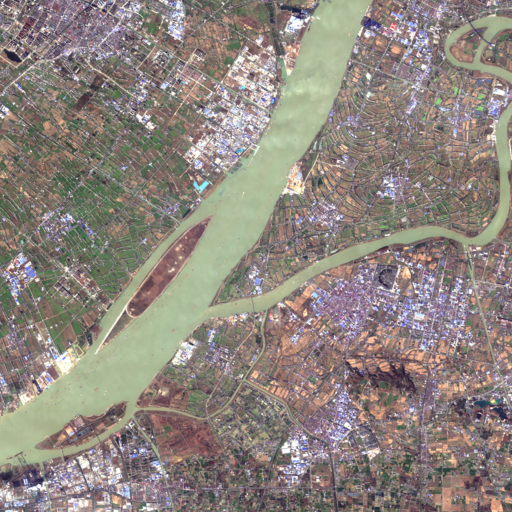
#> input picture ImageCourseDesign/CourseDesignData/dataset-river/train/4_0_4461.png, 1024 x 1024 px (shown at 1/2 size)
$ python River_Threshold_4.py
#> lines starting #> are read from the running program, lines starting #| are printed output that depends on the picture; after the words box and inside, x2 and y2 are one past the last pixel; in counts of white or black regions, pixels touching at a corner belong together
# -*- coding: utf-8 -*-
# %% 形态学处理（方法2，反相）
import cv2 as cv  # opencv读取的格式是BGR
import matplotlib.pyplot as plt
import matplotlib.image as mpimg
import numpy as np
# matplotlib中文字体
font = {'family': 'SimHei', 'weight': 'bold', 'size': '16'}
plt.rc('font', **font)        # 步骤一（设置字体的更多属性）
plt.rc('axes', unicode_minus=False)  # 步骤二（解决坐标轴负数的负号显示问题）
# %% 读图，转灰度
img = cv.imread(
    './CourseDesignData/dataset-river/train/4_0_4461.png', cv.IMREAD_COLOR)  # BGR原始图
#> img is the input picture: shape (1024, 1024, 3); mean B, G, R 126.6, 133.6, 142.4
img = cv.cvtColor(img, cv.COLOR_BGR2RGB)  # RGB原始图
imgGray = cv.cvtColor(img, cv.COLOR_RGB2GRAY)   # RGB转灰度
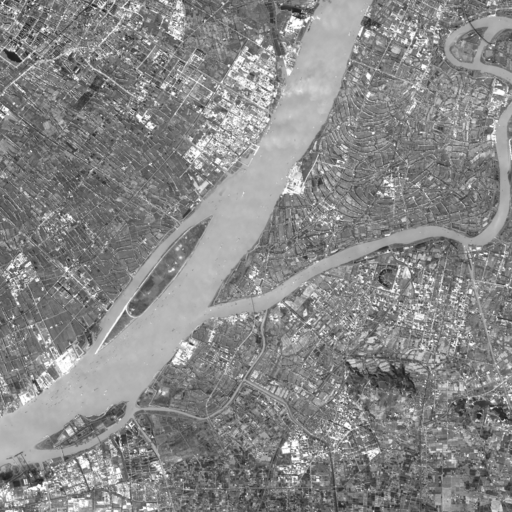
#> imgGray: shape (1024, 1024) (shown at 1/2 size); min 21, max 255, mean 135.4
# %%分割（不预处理）
th1 = cv.adaptiveThreshold(
    imgGray, 255, cv.ADAPTIVE_THRESH_MEAN_C, cv.THRESH_BINARY, 5, 2)  # 自适应局部阈值处理
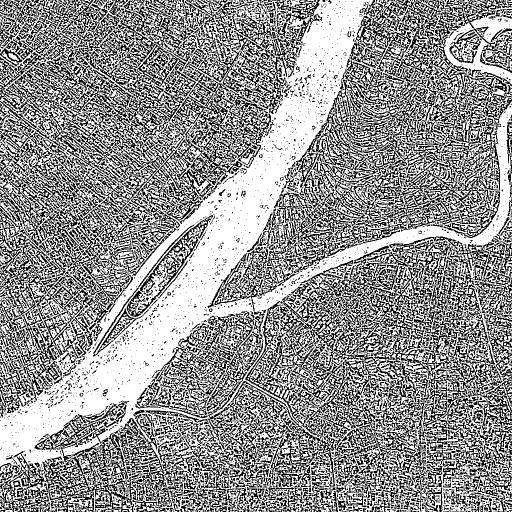
#> th1: shape (1024, 1024) (shown at 1/2 size); 58.3% white; black in thin lines or dots
plt.figure('阈值分割，形态学')
plt.subplot(111), plt.imshow(th1, 'gray'), plt.title(
    '自适应局部阈值处理'), plt.axis('off')
plt.show()
# %%图像腐蚀
kSize = (3, 3)  # 卷积核的尺寸
kernel = np.ones(kSize, dtype=np.uint8)  # 生成盒式卷积核
imgErode3 = cv.erode(th1, kernel=kernel)  # 图像膨胀
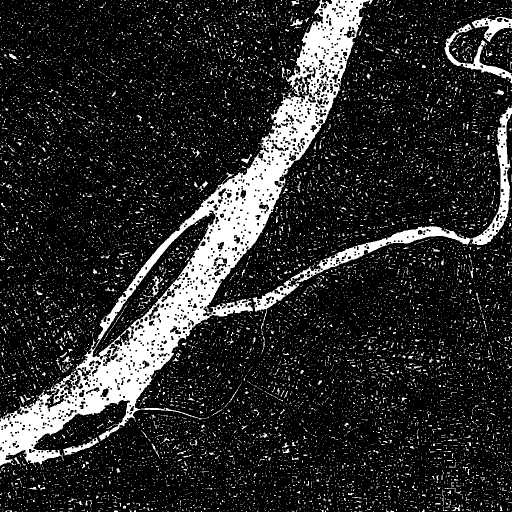
#> imgErode3: shape (1024, 1024) (shown at 1/2 size); 16.2% white; 13859 white regions (13448 under 20 px), largest, box (x1, y1, x2, y2) and area: (0, 0, 745, 932) 94800, (505, 211, 1024, 659) 12459, (889, 47, 1024, 167) 2575
kSize = (5, 5)  # 卷积核的尺寸
kernel = np.ones(kSize, dtype=np.uint8)  # 生成盒式卷积核
imgErode5 = cv.erode(th1, kernel=kernel)
#> imgErode5: shape (1024, 1024); 8% white; 699 white regions (644 under 20 px), largest, box (x1, y1, x2, y2) and area: (0, 174, 672, 930) 58182, (575, 0, 736, 191) 10021, (736, 454, 939, 505) 2526
kSize = (7, 7)  # 卷积核的尺寸
kernel = np.ones(kSize, dtype=np.uint8)  # 生成盒式卷积核
imgErode7 = cv.erode(th1, kernel=kernel)
#> imgErode7: shape (1024, 1024); 5.4% white; 223 white regions (135 under 20 px), largest, box (x1, y1, x2, y2) and area: (0, 299, 579, 928) 34922, (596, 0, 735, 152) 6477, (542, 196, 635, 293) 2865
kSize = (9, 9)  # 卷积核的尺寸
kernel = np.ones(kSize, dtype=np.uint8)  # 生成盒式卷积核
imgErode9 = cv.erode(th1, kernel=kernel)
#> imgErode9: shape (1024, 1024); 3.6% white; 199 white regions (116 under 20 px), largest, box (x1, y1, x2, y2) and area: (370, 301, 572, 562) 9677, (0, 785, 216, 927) 5282, (191, 680, 311, 809) 4804

plt.figure('腐蚀')
plt.subplot(221), plt.imshow(
    imgErode3, 'gray'), plt.title('腐蚀3x3'), plt.axis('off')
plt.subplot(222), plt.imshow(
    imgErode5, 'gray'), plt.title('腐蚀5x5'), plt.axis('off')
plt.subplot(223), plt.imshow(
    imgErode7, 'gray'), plt.title('腐蚀7x7'), plt.axis('off')
plt.subplot(224), plt.imshow(
    imgErode9, 'gray'), plt.title('腐蚀9x9'), plt.axis('off')
plt.show()
# %% 图像的开运算
kSize = (3, 3)  # 卷积核的尺寸
kernel = np.ones(kSize, dtype=np.uint8)  # 生成盒式卷积核
imgOpen3 = cv.morphologyEx(th1, cv.MORPH_OPEN, kernel)
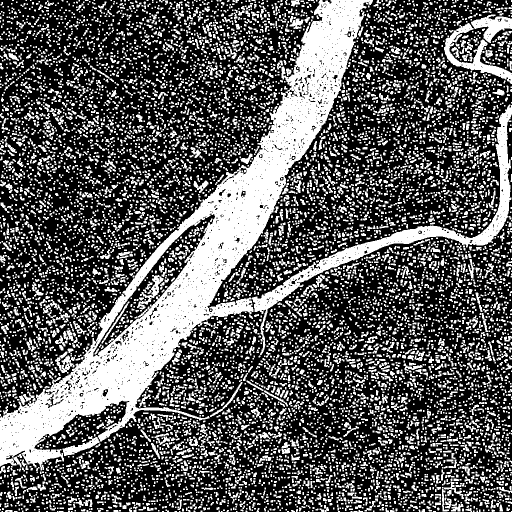
#> imgOpen3: shape (1024, 1024) (shown at 1/2 size); 35.6% white; 10189 white regions (6453 under 20 px), largest, box (x1, y1, x2, y2) and area: (0, 0, 746, 941) 117142, (504, 209, 1024, 710) 16718, (888, 46, 1024, 168) 3634
kSize = (5, 5)  # 卷积核的尺寸
kernel = np.ones(kSize, dtype=np.uint8)  # 生成盒式卷积核
imgOpen5 = cv.morphologyEx(th1, cv.MORPH_OPEN, kernel)
#> imgOpen5: shape (1024, 1024); 14.3% white; 533 white regions (5 under 20 px), largest, box (x1, y1, x2, y2) and area: (0, 0, 746, 932) 108391, (581, 452, 941, 565) 7006, (943, 215, 1024, 491) 5831
kSize = (7, 7)  # 卷积核的尺寸
kernel = np.ones(kSize, dtype=np.uint8)  # 生成盒式卷积核
imgOpen7 = cv.morphologyEx(th1, cv.MORPH_OPEN, kernel)
#> imgOpen7: shape (1024, 1024); 11.5% white; 58 white regions, largest, box (x1, y1, x2, y2) and area: (0, 190, 654, 931) 79206, (577, 0, 738, 188) 14326, (638, 452, 941, 541) 5836
kSize = (9, 9)  # 卷积核的尺寸
kernel = np.ones(kSize, dtype=np.uint8)  # 生成盒式卷积核
imgOpen9 = cv.morphologyEx(th1, cv.MORPH_OPEN, kernel)
#> imgOpen9: shape (1024, 1024); 9.8% white; 58 white regions, largest, box (x1, y1, x2, y2) and area: (0, 288, 587, 931) 59335, (593, 0, 733, 157) 11465, (540, 193, 633, 307) 6157
plt.figure('开运算')
plt.subplot(221), plt.imshow(imgOpen3, 'gray'), plt.title(
    '开运算3x3'), plt.axis('off')
plt.subplot(222), plt.imshow(imgOpen5, 'gray'), plt.title(
    '开运算5x5'), plt.axis('off')
plt.subplot(223), plt.imshow(imgOpen7, 'gray'), plt.title(
    '开运算7x7'), plt.axis('off')
plt.subplot(224), plt.imshow(imgOpen9, 'gray'), plt.title(
    '开运算9x9'), plt.axis('off')
plt.show()

# %% 图像膨胀
rth1 = 255-th1
#> rth1: shape (1024, 1024); 41.7% white in thin lines or dots
kSize = (3, 3)  # 卷积核的尺寸
kernel = np.ones(kSize, dtype=np.uint8)  # 生成盒式卷积核
imgDilate3 = cv.dilate(rth1, kernel=kernel)  # 图像膨胀
kSize = (5, 5)  # 卷积核的尺寸
kernel = np.ones(kSize, dtype=np.uint8)  # 生成盒式卷积核
imgDilate5 = cv.dilate(rth1, kernel=kernel)
kSize = (7, 7)  # 卷积核的尺寸
kernel = np.ones(kSize, dtype=np.uint8)  # 生成盒式卷积核
imgDilate7 = cv.dilate(rth1, kernel=kernel)
kSize = (9, 9)  # 卷积核的尺寸
kernel = np.ones(kSize, dtype=np.uint8)  # 生成盒式卷积核
imgDilate9 = cv.dilate(rth1, kernel=kernel)

plt.figure('膨胀')
plt.subplot(221), plt.imshow(
    imgDilate3, 'gray'), plt.title('膨胀3x3'), plt.axis('off')
plt.subplot(222), plt.imshow(
    imgDilate5, 'gray'), plt.title('膨胀5x5'), plt.axis('off')
plt.subplot(223), plt.imshow(
    imgDilate7, 'gray'), plt.title('膨胀7x7'), plt.axis('off')
plt.subplot(224), plt.imshow(
    imgDilate9, 'gray'), plt.title('膨胀9x9'), plt.axis('off')
plt.show()

# %% 图像的闭运算
kSize = (3, 3)  # 卷积核的尺寸
kernel = np.ones(kSize, dtype=np.uint8)  # 生成盒式卷积核
imgClose3 = cv.morphologyEx(rth1, cv.MORPH_CLOSE, kernel)
kSize = (5, 5)  # 卷积核的尺寸
kernel = np.ones(kSize, dtype=np.uint8)  # 生成盒式卷积核
imgClose5 = cv.morphologyEx(rth1, cv.MORPH_CLOSE, kernel)
kSize = (7, 7)  # 卷积核的尺寸
kernel = np.ones(kSize, dtype=np.uint8)  # 生成盒式卷积核
imgClose7 = cv.morphologyEx(rth1, cv.MORPH_CLOSE, kernel)
kSize = (9, 9)  # 卷积核的尺寸
kernel = np.ones(kSize, dtype=np.uint8)  # 生成盒式卷积核
imgClose9 = cv.morphologyEx(rth1, cv.MORPH_CLOSE, kernel)
plt.figure('开运算')
plt.subplot(221), plt.imshow(imgClose3, 'gray'), plt.title(
    '闭运算3x3'), plt.axis('off')
plt.subplot(222), plt.imshow(imgClose5, 'gray'), plt.title(
    '闭运算5x5'), plt.axis('off')
plt.subplot(223), plt.imshow(imgClose7, 'gray'), plt.title(
    '闭运算7x7'), plt.axis('off')
plt.subplot(224), plt.imshow(imgClose9, 'gray'), plt.title(
    '闭运算9x9'), plt.axis('off')
plt.show()

# %% 找连通域并剔除面积小的连通域
# 去除小白点
rxtimg = imgClose5  # 找效果较好的形态学图，之后会对该图进行处理
num_labels2, labels2, stats2, centroids2 = cv.connectedComponentsWithStats(
    rxtimg, connectivity=8)
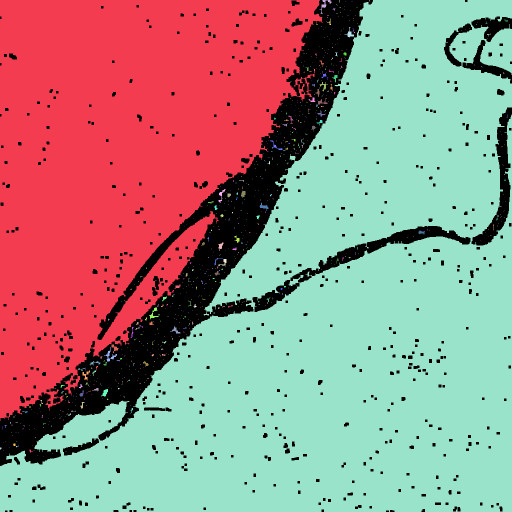
#> labels2: shape (1024, 1024) int32 (shown at 1/2 size); 732 distinct labels, from 0 to 731; one colour per label, 0 black
#> num_labels2 = 732; stats2 = 732 rows, first 6: [0, 0, 1024, 1024, 149846], [0, 0, 645, 842, 330112], [639, 0, 24, 28, 149], [678, 0, 1, 5, 5], [738, 0, 1, 3, 3], [0, 0, 1024, 1024, 562950]; centroids2 = 732 pairs, first value 0.818 to 1013.9, second value 1 to 913
bigp2 = []  # 大面积区域下标
smallp2 = []  # 小面积区域下标
A = 850  # 面积阈值
for i in range(num_labels2):
    if (stats2[i][4] >= A):  # 面积筛选
        bigp2.append(i)
    else:
        smallp2.append(i)
#> after the loop, bigp2 = [0, 1, 5]; smallp2 = 729 values from 2 to 731
imgf2 = np.zeros([rxtimg.shape[0], rxtimg.shape[1]])
for x in range(imgf2.shape[0]):  # 将大面积区域绘制在新图上
    for y in range(imgf2.shape[1]):
        if labels2[x][y] in bigp2:
            if labels2[x][y]:
                imgf2[x][y] = 255
        else:
            pass  # imgf2[x][y] = 0
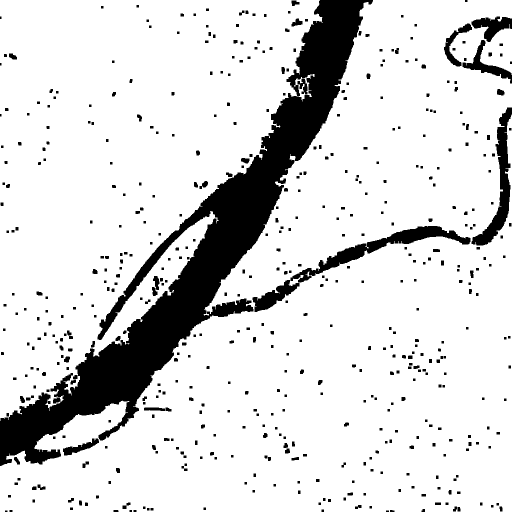
#> imgf2: shape (1024, 1024) float64 (shown at 1/2 size); 85.2% white; 533 black regions (5 under 20 px), largest, box (x1, y1, x2, y2) and area: (0, 0, 746, 932) 113719, (581, 452, 941, 565) 7137, (943, 215, 1024, 491) 5905

# 去除小黑点（反相），处理结束不需反相
finalimg = 255-imgf2.astype(np.uint8)
num_labels3, labels3, stats3, centroids3 = cv.connectedComponentsWithStats(
    finalimg, connectivity=8)
#> num_labels3 = 534
bigp3 = []  # 大面积区域下标
smallp3 = []  # 小面积区域下标
A = 850
for i in range(num_labels3):
    if (stats3[i][4] >= A):  # 面积筛选
        bigp3.append(i)
    else:
        smallp3.append(i)
#> after the loop, bigp3 = [0, 2, 16, 20, 35, 90, 192, 253, 432]; smallp3 = 525 values from 1 to 533
imgf3 = np.zeros([finalimg.shape[0], finalimg.shape[1]])
for x in range(imgf3.shape[0]):  # 将大面积区域绘制在新图上
    for y in range(imgf3.shape[1]):
        if labels3[x][y] in bigp3:
            if labels3[x][y]:
                imgf3[x][y] = 255
        else:
            pass  # imgf2[x][y] = 0
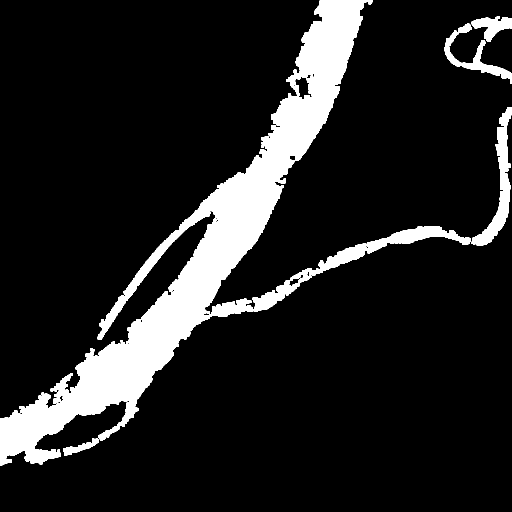
#> imgf3: shape (1024, 1024) float64 (shown at 1/2 size); 12.9% white; 8 white regions, largest, box (x1, y1, x2, y2) and area: (0, 0, 746, 932) 113719, (581, 452, 941, 565) 7137, (943, 215, 1024, 491) 5905

plt.figure('连通域')
plt.subplot(211), plt.imshow(imgf2, 'gray'), plt.title(
    '反向图闭运算后，面积筛选'), plt.axis('off')
plt.subplot(212), plt.imshow(imgf3, 'gray'), plt.title(
    '去除小黑点（反相），处理结束不需反相'), plt.axis('off')
plt.show()

$ run again, with ImageCourseDesign/CourseDesignData/dataset-river/train/15_0_4461.png copied over ImageCourseDesign/CourseDesignData/dataset-river/train/4_0_4461.png
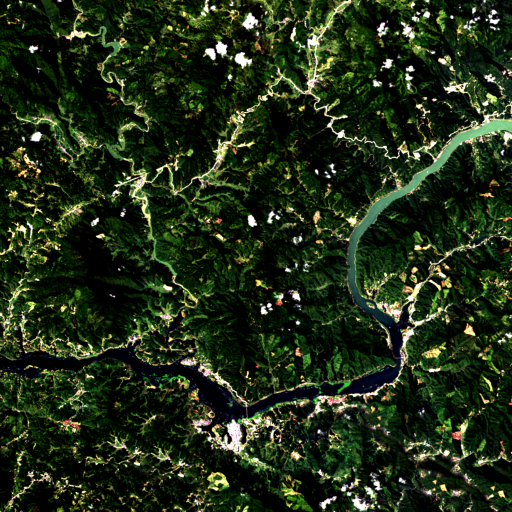
#> input picture ImageCourseDesign/CourseDesignData/dataset-river/train/15_0_4461.png, 1024 x 1024 px (shown at 1/2 size)
#> img is the input picture: shape (1024, 1024, 3); mean B, G, R 21.9, 46, 32.3
#> th1: shape (1024, 1024); 52.8% white; black in thin lines or dots
#> imgErode3: shape (1024, 1024); 11.1% white; 13506 white regions (12931 under 20 px), largest, box (x1, y1, x2, y2) and area: (136, 447, 285, 622) 7375, (186, 701, 489, 835) 4504, (134, 141, 234, 252) 2207
#> imgErode5: shape (1024, 1024); 3.7% white; 913 white regions (713 under 20 px), largest, box (x1, y1, x2, y2) and area: (149, 463, 282, 620) 5366, (348, 733, 488, 832) 2254, (0, 713, 179, 737) 1594
#> imgErode7: shape (1024, 1024); 2% white; 292 white regions (187 under 20 px), largest, box (x1, y1, x2, y2) and area: (150, 467, 263, 618) 4200, (349, 734, 454, 821) 1598, (0, 717, 162, 736) 1117
#> imgErode9: shape (1024, 1024); 1.2% white; 141 white regions (84 under 20 px), largest, box (x1, y1, x2, y2) and area: (151, 469, 253, 617) 3209, (355, 735, 451, 820) 1207, (547, 229, 576, 276) 737
#> imgOpen3: shape (1024, 1024); 30.1% white; 10291 white regions (6519 under 20 px), largest, box (x1, y1, x2, y2) and area: (135, 446, 286, 627) 9999, (185, 700, 490, 836) 5625, (133, 140, 235, 253) 3088
#> imgOpen5: shape (1024, 1024); 9.2% white; 774 white regions (8 under 20 px), largest, box (x1, y1, x2, y2) and area: (136, 451, 284, 622) 7919, (346, 731, 490, 834) 3334, (139, 141, 213, 252) 2575
#> imgOpen7: shape (1024, 1024); 5.9% white; 231 white regions, largest, box (x1, y1, x2, y2) and area: (147, 464, 266, 621) 7272, (346, 731, 490, 831) 3257, (0, 714, 177, 739) 2465
#> imgOpen9: shape (1024, 1024); 4.2% white; 110 white regions, largest, box (x1, y1, x2, y2) and area: (147, 465, 257, 621) 6843, (351, 731, 455, 824) 2743, (34, 715, 162, 739) 1911
#> rth1: shape (1024, 1024); 47.2% white in thin lines or dots
#> `num_labels2, labels2, stats2, centroids2 = cv.connectedComponentsWithS..`:
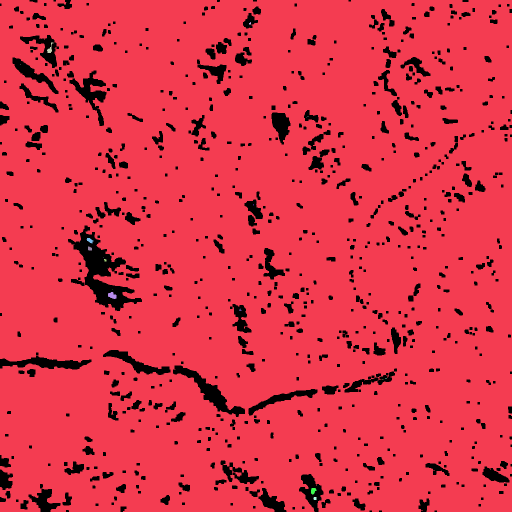
#> labels2: shape (1024, 1024) int32 (shown at 1/2 size); 19 distinct labels, from 0 to 18; one colour per label, 0 black
#> num_labels2 = 19; stats2 = 19 rows, first 6: [0, 0, 1024, 1024, 96802], [0, 0, 1024, 1024, 951163], [498, 44, 4, 5, 15], [94, 85, 13, 21, 102], [41, 129, 1, 1, 1], [615, 232, 2, 1, 2]; centroids2 = 19 rows, first 8: [460.7, 528.4], [516.8, 509.7], [499.7, 46.53], [99.66, 97.92], [41, 129], [615.5, 232], [613, 235], [506, 409]
#> after the loop `for i in range(num_labels2):`: bigp2 = [0, 1]; smallp2 = [2, 3, 4, 5, 6, 7, 8, 9, 10, 11, 12, 13, 14, 15, 16, 17, 18]
#> finalimg: shape (1024, 1024); 9.3% white; 774 white regions (8 under 20 px), largest, box (x1, y1, x2, y2) and area: (136, 451, 284, 622) 8245, (346, 731, 490, 834) 3334, (139, 141, 213, 252) 2575
#> after the loop `for x in range(imgf3.shape[0]):`:
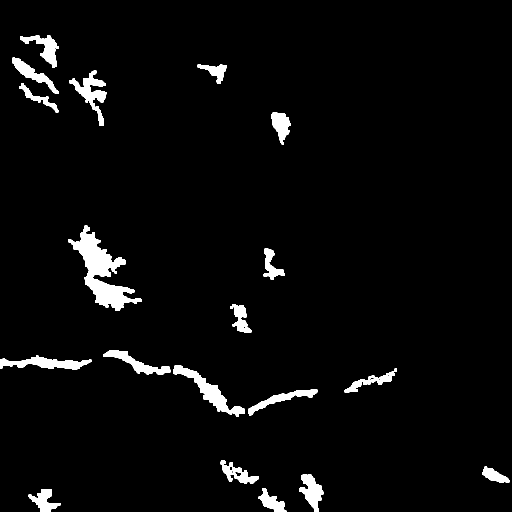
#> imgf3: shape (1024, 1024) float64 (shown at 1/2 size); 3.6% white; 19 white regions, largest, box (x1, y1, x2, y2) and area: (136, 451, 284, 622) 8245, (346, 731, 490, 834) 3334, (139, 141, 213, 252) 2575

$ run again, with ImageCourseDesign/CourseDesignData/dataset-river/train/16_0_4461.png copied over ImageCourseDesign/CourseDesignData/dataset-river/train/4_0_4461.png
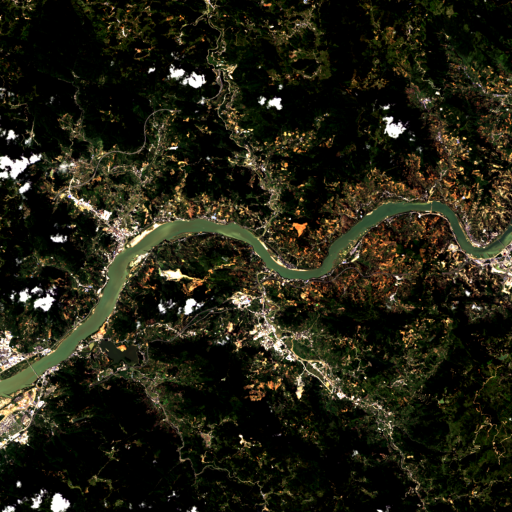
#> input picture ImageCourseDesign/CourseDesignData/dataset-river/train/16_0_4461.png, 1024 x 1024 px (shown at 1/2 size)
#> img is the input picture: shape (1024, 1024, 3); mean B, G, R 19.4, 33.3, 34.3
#> th1: shape (1024, 1024); 61.6% white; black in thin lines or dots
#> imgErode3: shape (1024, 1024); 24% white; 10958 white regions (10551 under 20 px), largest, box (x1, y1, x2, y2) and area: (532, 0, 859, 420) 27803, (124, 747, 410, 1024) 24036, (2, 0, 223, 285) 22969
#> imgErode5: shape (1024, 1024); 14.8% white; 806 white regions (558 under 20 px), largest, box (x1, y1, x2, y2) and area: (139, 756, 360, 1024) 18598, (4, 0, 219, 233) 17687, (550, 0, 744, 403) 16877
#> imgErode7: shape (1024, 1024); 10.8% white; 476 white regions (261 under 20 px), largest, box (x1, y1, x2, y2) and area: (15, 0, 212, 232) 14845, (453, 803, 702, 985) 8464, (144, 770, 307, 883) 6540
#> imgErode9: shape (1024, 1024); 7.9% white; 364 white regions (183 under 20 px), largest, box (x1, y1, x2, y2) and area: (29, 0, 181, 220) 11527, (146, 771, 305, 875) 5499, (206, 899, 317, 1004) 5025
#> imgOpen3: shape (1024, 1024); 42.4% white; 8182 white regions (5743 under 20 px), largest, box (x1, y1, x2, y2) and area: (0, 0, 336, 310) 41900, (522, 0, 861, 423) 38577, (301, 676, 838, 1024) 38177
#> imgOpen5: shape (1024, 1024); 25% white; 544 white regions (8 under 20 px), largest, box (x1, y1, x2, y2) and area: (131, 748, 410, 1024) 26803, (535, 0, 746, 405) 25963, (2, 0, 223, 280) 25200
#> imgOpen7: shape (1024, 1024); 21.5% white; 283 white regions, largest, box (x1, y1, x2, y2) and area: (141, 767, 392, 1024) 24696, (4, 0, 215, 273) 23794, (550, 0, 742, 400) 23646
#> imgOpen9: shape (1024, 1024); 18.7% white; 222 white regions, largest, box (x1, y1, x2, y2) and area: (142, 767, 356, 1008) 21276, (25, 0, 185, 231) 18453, (621, 0, 740, 297) 14315
#> rth1: shape (1024, 1024); 38.4% white in thin lines or dots
#> `num_labels2, labels2, stats2, centroids2 = cv.connectedComponentsWithS..`:
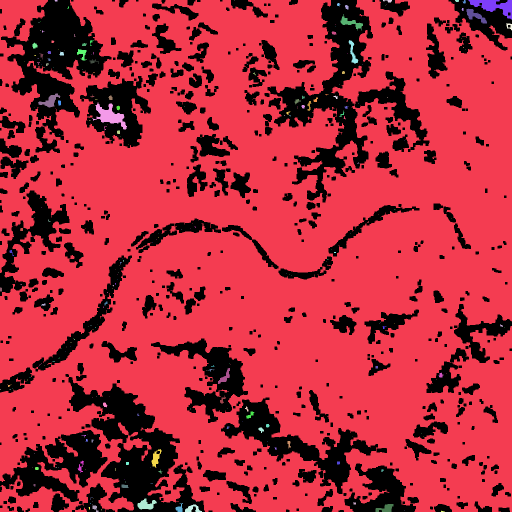
#> labels2: shape (1024, 1024) int32 (shown at 1/2 size); 245 distinct labels, from 0 to 244; one colour per label, 0 black
#> num_labels2 = 245; stats2 = 245 rows, first 6: [0, 0, 1024, 1024, 261644], [0, 0, 1024, 1024, 776771], [109, 0, 6, 3, 16], [469, 0, 1, 1, 1], [766, 0, 18, 5, 53], [910, 0, 8, 4, 28]; centroids2 = 245 pairs, first value 0.5 to 1018.5, second value 0 to 1022.5
#> after the loop `for i in range(num_labels2):`: bigp2 = [0, 1, 7, 72]; smallp2 = 241 values from 2 to 244
#> finalimg: shape (1024, 1024); 25.6% white; 540 white regions (8 under 20 px), largest, box (x1, y1, x2, y2) and area: (131, 748, 410, 1024) 28430, (535, 0, 746, 405) 27348, (2, 0, 223, 280) 26510
#> after the loop `for x in range(imgf3.shape[0]):`:
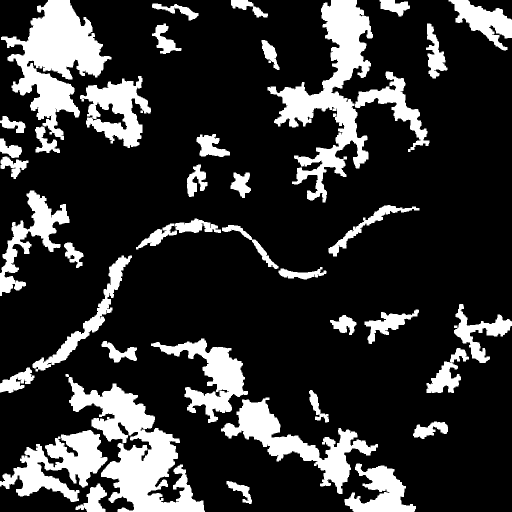
#> imgf3: shape (1024, 1024) float64 (shown at 1/2 size); 20.2% white; 41 white regions, largest, box (x1, y1, x2, y2) and area: (131, 748, 410, 1024) 28430, (535, 0, 746, 405) 27348, (2, 0, 223, 280) 26510
